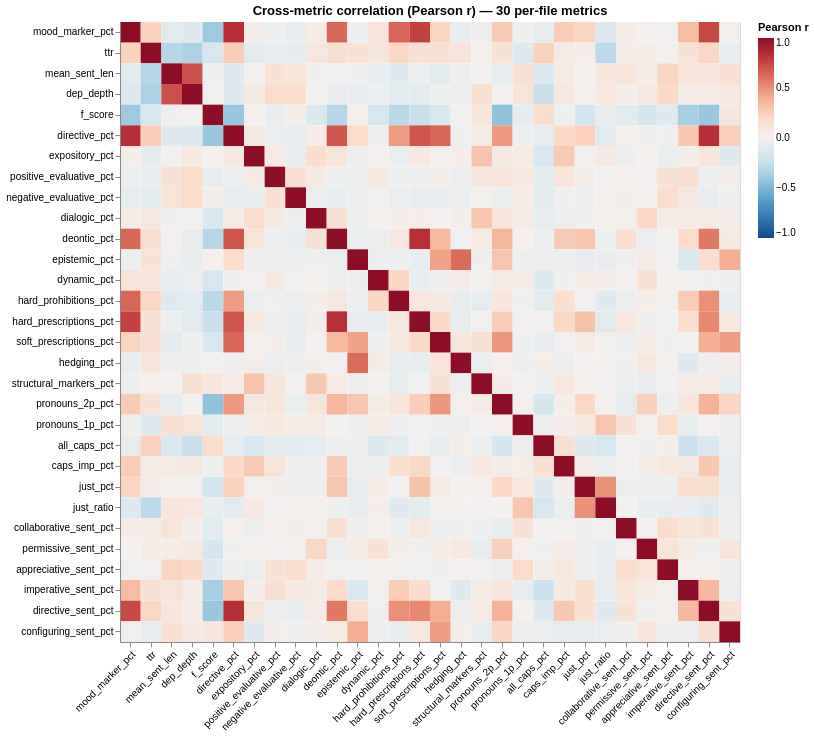

The code cell stored with this chart in its notebook:
### Markdown cell above
### Cross-metric correlation matrix

A 30-metric correlation grid. Each cell is the **Pearson r** between two metrics, computed across all 287 files.

**How to read it**:
- **Color intensity** encodes the strength of the linear relationship.
- **Red** = positive correlation: the two metrics rise together (when one is high, the other tends to be high).
- **Blue** = negative correlation: the two metrics move opposite (when one is high, the other tends to be low).
- **Cells near zero** (faint color) = the two metrics are unrelated.
- The diagonal is always solid red (every metric correlates 1.0 with itself).
- Conventional thresholds in social-science contexts: |r| ≥ 0.3 is "moderate", |r| ≥ 0.7 is "strong".

What welfare-relevant patterns to watch for: the imperative-marker / hard-prohibition / deontic-modality cluster should be a tight red block (these dimensions all measure "rule-bearing language" from different angles). The justification ratio should sit isolated or correlate negatively with the directive cluster (more justification → less raw directive density).

### Code cell
"""Cross-metric correlation matrix across the main per-file numeric metrics.

Updated for the new schema:
  - dropped: mood_imperative_sent_pct (now in sentence_register), evaluative_pct
  - added:   positive_evaluative_pct, negative_evaluative_pct (stance polarity split)
  - added:   the six sentence_register *_sent_pct classes
"""
import numpy as np

corr_cols = [
    # mood / lexical density
    "mood_marker_pct",
    # register quantitative
    "ttr", "mean_sent_len", "dep_depth", "f_score",
    # stance (5-class)
    "directive_pct", "expository_pct",
    "positive_evaluative_pct", "negative_evaluative_pct",
    "dialogic_pct",
    # modality
    "deontic_pct", "epistemic_pct", "dynamic_pct",
    # vocab
    "hard_prohibitions_pct", "hard_prescriptions_pct",
    "soft_prescriptions_pct", "hedging_pct", "structural_markers_pct",
    "pronouns_2p_pct", "pronouns_1p_pct",
    # loudness + reasoning
    "all_caps_pct", "caps_imp_pct",
    "just_pct", "just_ratio",
    # sentence_register (per-sentence, multi-label)
    "collaborative_sent_pct", "permissive_sent_pct", "appreciative_sent_pct",
    "imperative_sent_pct", "directive_sent_pct", "configuring_sent_pct",
]
corr = alt_df[corr_cols].corr().reset_index().melt(
    id_vars="index", var_name="other", value_name="r")
corr.columns = ["x", "y", "r"]

corr_chart = (
    alt.Chart(corr)
    .mark_rect()
    .encode(
        x=alt.X("x:N", sort=corr_cols, title=None,
                axis=alt.Axis(labelAngle=-45, labelLimit=160)),
        y=alt.Y("y:N", sort=corr_cols, title=None,
                axis=alt.Axis(labelLimit=160)),
        color=alt.Color("r:Q",
                         scale=alt.Scale(scheme="redblue", domain=[-1, 1], reverse=True),
                         title="Pearson r"),
        tooltip=[alt.Tooltip("x:N"), alt.Tooltip("y:N"),
                 alt.Tooltip("r:Q", format=".2f")],
    )
    .properties(width=620, height=620,
                title=f"Cross-metric correlation (Pearson r) — {len(corr_cols)} per-file metrics")
)
corr_chart

### Figure 1 — Vega-Lite specification as saved in the notebook (floating-point values rounded to 4 significant figures; data arrays with more than 128 entries replaced by an {"elided": "..."} marker saying what was removed)
{"config": {"view": {"continuousWidth": 300, "continuousHeight": 300}}, "data": {"name": "data-e2c1976df578db9b4511379d9e0dd0fc"}, "mark": {"type": "rect"}, "encoding": {"color": {"field": "r", "scale": {"domain": [-1, 1], "reverse": true, "scheme": "redblue"}, "title": "Pearson r", "type": "quantitative"}, "tooltip": [{"field": "x", "type": "nominal"}, {"field": "y", "type": "nominal"}, {"field": "r", "format": ".2f", "type": "quantitative"}], "x": {"axis": {"labelAngle": -45, "labelLimit": 160}, "field": "x", "sort": ["mood_marker_pct", "ttr", "mean_sent_len", "dep_depth", "f_score", "directive_pct", "expository_pct", "positive_evaluative_pct", "negative_evaluative_pct", "dialogic_pct", "deontic_pct", "epistemic_pct", "dynamic_pct", "hard_prohibitions_pct", "hard_prescriptions_pct", "soft_prescriptions_pct", "hedging_pct", "structural_markers_pct", "pronouns_2p_pct", "pronouns_1p_pct", "all_caps_pct", "caps_imp_pct", "just_pct", "just_ratio", "collaborative_sent_pct", "permissive_sent_pct", "appreciative_sent_pct", "imperative_sent_pct", "directive_sent_pct", "configuring_sent_pct"], "title": null, "type": "nominal"}, "y": {"axis": {"labelLimit": 160}, "field": "y", "sort": ["mood_marker_pct", "ttr", "mean_sent_len", "dep_depth", "f_score", "directive_pct", "expository_pct", "positive_evaluative_pct", "negative_evaluative_pct", "dialogic_pct", "deontic_pct", "epistemic_pct", "dynamic_pct", "hard_prohibitions_pct", "hard_prescriptions_pct", "soft_prescriptions_pct", "hedging_pct", "structural_markers_pct", "pronouns_2p_pct", "pronouns_1p_pct", "all_caps_pct", "caps_imp_pct", "just_pct", "just_ratio", "collaborative_sent_pct", "permissive_sent_pct", "appreciative_sent_pct", "imperative_sent_pct", "directive_sent_pct", "configuring_sent_pct"], "title": null, "type": "nominal"}}, "height": 620, "title": "Cross-metric correlation (Pearson r) — 30 per-file metrics", "width": 620, "$schema": "https://vega.github.io/schema/vega-lite/v6.4.1.json", "datasets": {"data-e2c1976df578db9b4511379d9e0dd0fc": {"elided": "900 records"}}}
